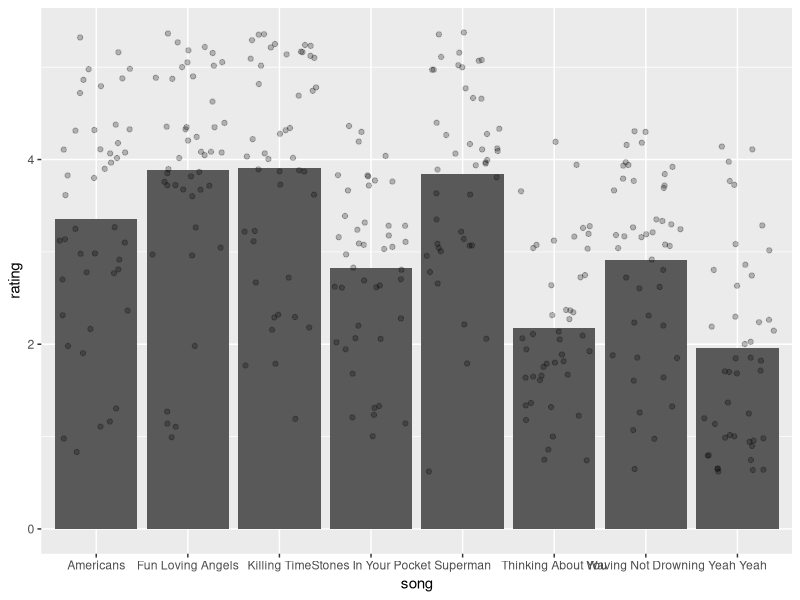

The R script that drew this image:
library(tidyverse)
library(ggplot2)

#data<-readr::read_csv('GroupAPref.csv') #load data
data<-readr::read_csv('GroupBPref.csv') #load data
data<-select(data, -ID) #remove ID variable
data<-select(data, -ses) #remove ses variable
pref<-data %>% gather(song, rating) #rearrange data
#pref<-rename(pref,ratings='col2:col9')
pref$song<-as.factor(pref$song)
ggplot(pref) +
  aes(x=song,y=rating)+
  geom_bar(stat="summary",fun.y="mean") +
  geom_jitter(alpha = 0.25)
  #geom_violin()

fit<-aov(rating~song,data=pref) #
summary(fit)
pairwise.t.test(pref$rating,pref$song,p.adj="bonf")

